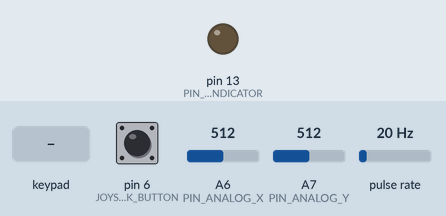
Simulated run of this sketch. Board: Teensy 4. Shown: output pins drawn as LEDs (lit = HIGH). Wiring (inferred from the names in the program): pulse sensor: data pin 2. The test bench sets the inputs (shaded band); at power-on: pulse rate 20 Hz, A6 (PIN_ANALOG_X) = 512, pin 6 (JOYSTICK_BUTTON) HIGH, A7 (PIN_ANALOG_Y) = 512. What the sketch prints to the serial monitor is not drawn.

Above: at 1.2 s.
1.3 s: key '2' pressed
At 1.41 s:
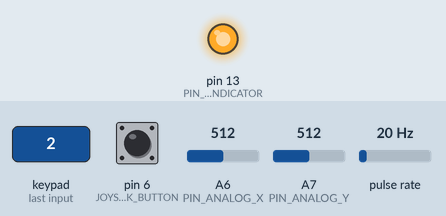
3.0 s: pulse rate (sensor on pin 2) set to 4 Hz
4.9 s: A6 (PIN_ANALOG_X) set to 716
Timing chart, 0 to 7.9 s (numbered marks = the images above; inputs shaded):
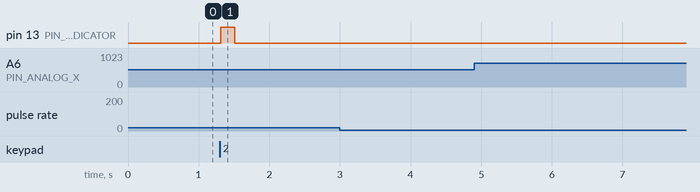

The sketch:

projectTimbit.ino
```cpp
#include <Adafruit_MPR121.h>
#include <Wire.h>

const int MIDI_CHANNEL = 1;                //MIDI channel number to send messages
const int FLOW_SENSOR = 2;                 //Pin location of the flow sensor
const int JOYSTICK_BUTTON = 6;             //Pin location of joystick button
const int PIN_LED_INDICATOR = 13;          //Pin location for the LED indicator
const int PIN_ANALOG_X = 20;               //Pin location for the horizontal motion of the joystick
const int PIN_ANALOG_Y = 21;               //Pin location for the vertical motion of the joystick

volatile int NbTopsFan;                    //measuring the rising edges of the signal of the flow sensor
int flow = 0, lastFlow = 0;                //variables used to store flow information

Adafruit_MPR121 cap = Adafruit_MPR121();   //initialize the board for the cap touch
uint16_t lastTouched = 0;                  //last touched fingering combination
uint16_t currTouched = 0;                  //current fingering combination

// Note Mappings
// NOTE_MIDDLE_C   --->    1
// NOTE_D          --->    2
// NOTE_E          --->    3
// NOTE_F          --->    4
// NOTE_G          --->    5
// NOTE_A          --->    6
// NOTE_B          --->    7
// NOTE_C          --->    8
// NOTE_D_2        --->    9
// NOTE_B_FLAT     --->    10

const int numberOfNotes = 128; //total Number of MIDI notes
const byte noteButtons[] = {255, 127, 63, 31, 15, 7, 3, 5, 4, 27}; //integer values corresponding to button confiugration
const int noteMIDI[] = {60, 62, 64, 65, 67, 69, 71, 72, 74, 70}; //corresponding MIDI notes
bool notesEnabled[127] = {false}; //array to keep track of which notes are currently on

bool killAll = false;
bool vibratoEnabled = false;
bool validNote = false;

// Joystick Direction Mapping
// 0 --> normal
// 1 --> down
// 2 --> up
// 3 --> left
// 4 --> right

int joystick_x_position, joystick_y_position, joystick_buttonState;
int lastJoystickPosition = 0;
int currJoystickPosition = 0;
int currOctave = 0;

double vibratoValue = 0.0;
float noteStartTime = 0;

void setup()
{
  Serial.begin(9600);
  Serial.println("Group 5 Electrocorder");

  pinMode(FLOW_SENSOR, INPUT_PULLUP);
  pinMode(JOYSTICK_BUTTON, INPUT_PULLUP);
  pinMode(PIN_LED_INDICATOR, OUTPUT);
  attachInterrupt(FLOW_SENSOR, incrementCount, RISING);

  // Default address is 0x5A, if tied to 3.3V its 0x5B
  // If tied to SDA its 0x5C and if SCL then 0x5D
  if (!cap.begin(0x5A))
  {
    Serial.println("MPR121 not found, check wiring?");
    while (1);
  }
  Serial.println("MPR121 found!");
}

void loop()
{
  readInputs();
  checkForDoubleTonguing();
  findJoystickDirection();
  checkForValidCombo(currTouched);

  //Set NbTops to 0 ready for flowulations
  NbTopsFan = 0;

  //Enables interrupts
  sei();

  int tempJoystickPosition = didJoystickChange();
  if (tempJoystickPosition == 1 || tempJoystickPosition == 2 )
  {
    changeOctave(tempJoystickPosition);
  }

  changeVibrato(tempJoystickPosition);

  if (flow > 0 && !killAll)
  {
    if (shouldPrint(flow, lastFlow)) {
      Serial.println("Blowing");
    }
    playNote(currTouched);
  }
  else if (killAll) {
    turnOffAllNotes();
  }
  else
  {
    if (shouldPrint(flow, lastFlow)) {
      Serial.println("Not Blowing");
      turnOffAllNotes();
    }
  }

  //reset our state
  lastTouched = currTouched;
  lastFlow = flow;

  delay(100);

  //Disable interrupts
  cli();
  calculateFlow();
}

// Read all of the inputs
void readInputs()
{
  // Get the currently touched pads
  currTouched = cap.touched();

  joystick_x_position = analogRead(PIN_ANALOG_X);
  joystick_y_position = analogRead(PIN_ANALOG_Y);
  joystick_buttonState = digitalRead(JOYSTICK_BUTTON);
}

// Toggle the LED based on fingering combination
void checkForValidCombo(uint16_t reading)
{
  // Retrieve the bottom 8 bits from the reading
  uint8_t temp = (reading & 0xff);
  for (int i = 0; i < 10; i++)
  {
    if (temp == noteButtons[i])
    {
      digitalWrite(PIN_LED_INDICATOR, HIGH);
      validNote = true;
    }
  }

  if (validNote == false)
  {
    digitalWrite(PIN_LED_INDICATOR, LOW);
  } else
  {
    validNote = false;
  }
}

// Determine joystick position based off of x-position and y-position values
void findJoystickDirection()
{
  if (joystick_x_position > 630 && 400 < joystick_y_position < 800 ) {
    currJoystickPosition = 4;
  } else if (joystick_x_position < 250 && 200 < joystick_y_position < 800) {
    currJoystickPosition = 3;
  } else if (joystick_y_position > 630 && 200 < joystick_x_position < 600) {
    currJoystickPosition = 1;
  } else if (joystick_y_position < 250 && 300 < joystick_x_position < 800) {
    currJoystickPosition = 2;
  } else {
    currJoystickPosition = 0;
  }
}

// If joystick position has changed, return the new joystick position value
// Otherwise, return -1
int didJoystickChange()
{
  if (currJoystickPosition != lastJoystickPosition) {
    lastJoystickPosition = currJoystickPosition;

    if (lastJoystickPosition != 0) {
      return lastJoystickPosition;
    }
  }
  return -1;
}

// If joystick is left or right -> enable vibratto
void changeVibrato(int joystickPosition)
{
  if (lastJoystickPosition == 3 || lastJoystickPosition == 4)
  {
    enableVibrato();

    if (vibratoEnabled == false)
    {
      noteStartTime = millis();
    }

    vibratoEnabled = true;
  } else
  {
    if (vibratoEnabled == true)
    {
      disableVibrato();
      vibratoEnabled = false;
    }
  }
}

// If the joystick position is up, increase octave
// If the joystick position is down, descrease octave
// Note: Currently support 7 octaves (-3...3)
void changeOctave(int joystickPosition)
{
  if (lastJoystickPosition == 2 && currOctave < 3)
  {
    Serial.print("Octave Up: ");
    Serial.println(currOctave + 1);
    currOctave++;
    turnOffAllNotes();
  } else if (lastJoystickPosition == 1 && currOctave > -3)
  {
    Serial.print("Octave Down: ");
    Serial.println(currOctave - 1);
    currOctave--;
    turnOffAllNotes();
  }
}

// Enable double tonguing mode if joystick button is pressed
void checkForDoubleTonguing() {
  if (!joystick_buttonState) {
    turnOffAllNotes();
  }
}

// Calculate flow based off rising edges from flow sensor
void calculateFlow()
{
  flow = (NbTopsFan * 60 / 7.5);
}

// Return difference in flow from last state to current state
int changeInFlow()
{
  return lastFlow - flow;
}

// Handles all logic pertaining to playing a note
// Sends MIDI message to turn note on if the user is in the corrrect position and it it isn't already on
// Sends MIDI message to turn note off if the user has changed their finger position
void playNote (uint16_t reading)
{
  // Retrieve the bottom 8 bits from the reading
  uint8_t temp = (reading & 0xff);

  for (int i = 0; i < 10; i++)
  {
    // Calculates the current MIDI note by multipling the supported MIDI notes by the currOctave multiplier
    int tempNoteNumber = noteMIDI[i] + (12 * currOctave);
    if (temp == noteButtons[i] && notesEnabled[tempNoteNumber] == false)
    {
      usbMIDI.sendNoteOn(tempNoteNumber, 99, MIDI_CHANNEL);
      notesEnabled[tempNoteNumber] = true;
    }
    else if (temp != noteButtons[i] && notesEnabled[tempNoteNumber] == true)
    {
      usbMIDI.sendNoteOff(tempNoteNumber, 99, MIDI_CHANNEL);
      notesEnabled[tempNoteNumber] = false;
    }
  }
}

// Iterates through each of the MIDI notes and turns them all off
void turnOffAllNotes()
{
  for (uint8_t i = 0; i < numberOfNotes; i++)
  {
    if (notesEnabled[i])
    {
      usbMIDI.sendNoteOff(i, 0, MIDI_CHANNEL);
      notesEnabled[i] = false;
    }
  }
}

// Check to see if value has changed
bool shouldPrint(int num, int lastNum)
{
  if (num != lastNum)
  {
    return true;
  }
  return false;
}

// Turn Vibrato On
// Vibrato value is based off of joystick position as well as time to give cool sound effect
void enableVibrato()
{
  Serial.println("Vibrato Mode Enabled");
  vibratoValue = (joystick_x_position - 512) * 4 + 2048 * sin(((millis() - noteStartTime) * 0.001 * 2 * PI));
  int temp = (int) vibratoValue;
  usbMIDI.sendPitchBend(temp, MIDI_CHANNEL);
}

// Reset the MIDI PitchBend to 0 to disable vibrato
void disableVibrato()
{
  usbMIDI.sendPitchBend(0, MIDI_CHANNEL);
}

// Used for keeping track of the flow sensor value
void incrementCount()
{
  NbTopsFan++;  //This function measures the rising and falling edge of the hall effect sensors signal
}
```

Measured:
- after the input at 1.3 s, pin 13 (PIN_LED_INDICATOR): LOW → HIGH at once, → LOW 0.20 s later
- after the input at 3.0 s, every drawn part: stays the same
- after the input at 4.9 s, every drawn part: stays the same
